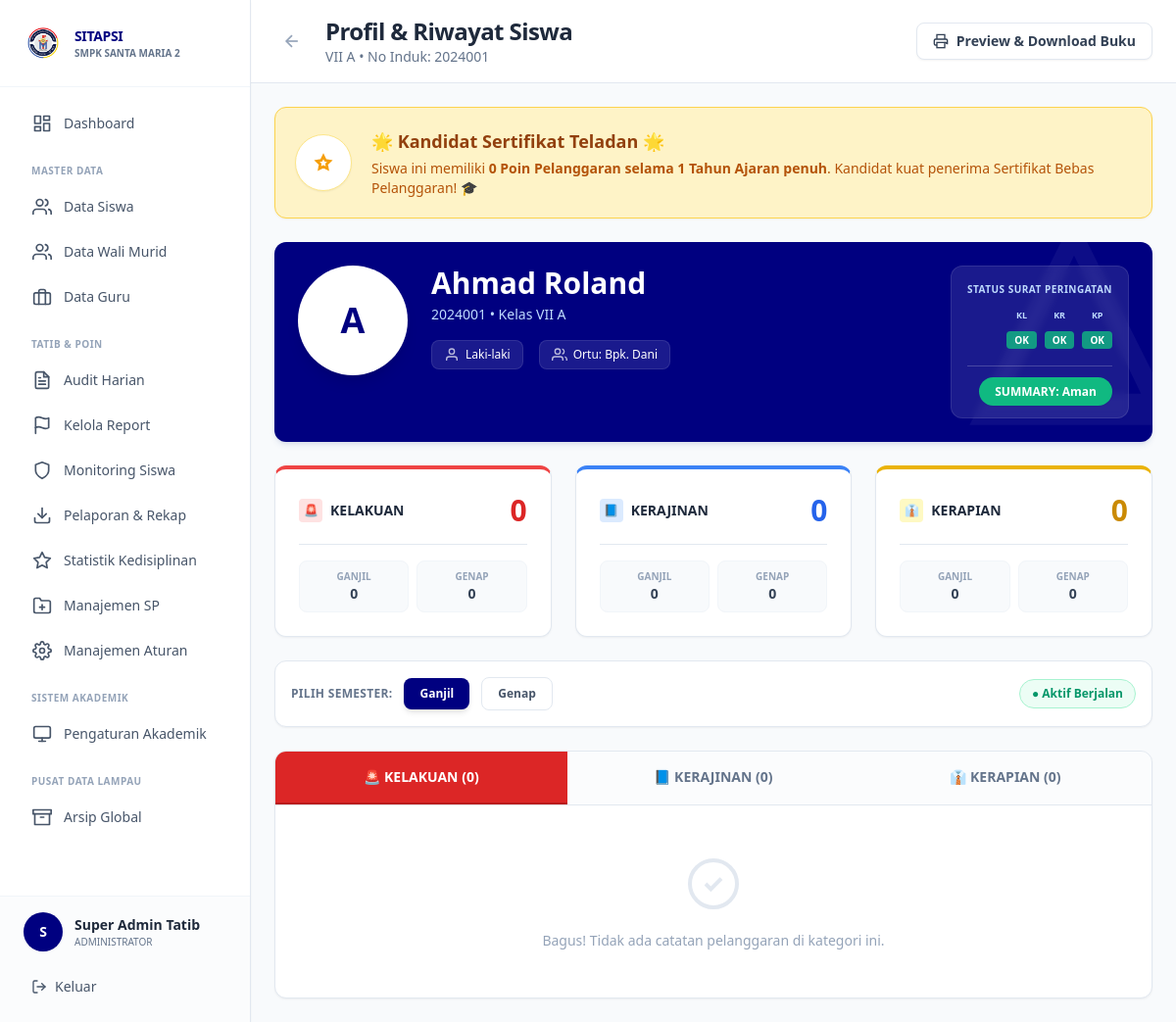
/views/admin/detail_siswa.php?id=2 (signed in), run on the app's committed database.
### tables this page shows
CREATE TABLE `tb_anggota_kelas` (
  `id_anggota` bigint(20) NOT NULL,
  `no_induk` varchar(50) NOT NULL,
  `id_kelas` int(11) NOT NULL,
  `id_tahun` int(11) NOT NULL,
  `poin_kelakuan` int(11) DEFAULT 0,
  `poin_kerajinan` int(11) DEFAULT 0,
  `poin_kerapian` int(11) DEFAULT 0,
  `total_poin_umum` int(11) DEFAULT 0,
  `status_sp_kelakuan` enum('Aman','SP1','SP2','SP3','Sanksi oleh Sekolah') DEFAULT 'Aman',
  `status_sp_kerajinan` enum('Aman','SP1','SP2','SP3','Sanksi oleh Sekolah') DEFAULT 'Aman',
  `status_sp_kerapian` enum('Aman','SP1','SP2','SP3','Sanksi oleh Sekolah') DEFAULT 'Aman',
  `status_sp_terakhir` enum('Aman','SP1','SP2','SP3','Sanksi oleh Sekolah') DEFAULT 'Aman',
  `status_reward` enum('None','Kandidat Reward Semester','Kandidat Sertifikat') DEFAULT 'None'
);

CREATE TABLE `tb_kelas` (
  `id_kelas` int(11) NOT NULL,
  `nama_kelas` varchar(10) NOT NULL,
  `tingkat` int(11) NOT NULL,
  `guru_wali` varchar(100) DEFAULT NULL,
  `status` varchar(20) DEFAULT 'Aman',
  `created_at` timestamp NOT NULL DEFAULT current_timestamp()
);

CREATE TABLE `tb_siswa` (
  `no_induk` varchar(50) NOT NULL,
  `nama_siswa` varchar(100) NOT NULL,
  `jenis_kelamin` enum('L','P') NOT NULL,
  `kota` varchar(100) DEFAULT NULL,
  `tanggal_lahir` date DEFAULT NULL,
  `alamat` text DEFAULT NULL,
  `nama_ayah` varchar(150) DEFAULT NULL,
  `pekerjaan_ayah` varchar(100) DEFAULT NULL,
  `nama_ibu` varchar(150) DEFAULT NULL,
  `pekerjaan_ibu` varchar(100) DEFAULT NULL,
  `no_hp_ortu` varchar(15) DEFAULT NULL,
  `id_ortu` int(11) DEFAULT NULL,
  `status_aktif` enum('Aktif','Lulus','Keluar','Dikeluarkan') DEFAULT 'Aktif',
  `nisn` varchar(20) DEFAULT NULL,
  `parent` varchar(100) DEFAULT NULL,
  `wa` varchar(20) DEFAULT NULL,
  `created_at` timestamp NOT NULL DEFAULT current_timestamp()
);

### views/admin/detail_siswa.php (the view, shortened to what the rows shown need)
<?php
require_once '../../config/database.php';
$id_anggota = $_GET['id'] ?? null;
$siswa = fetchOne("
    SELECT
        s.*,
        a.id_anggota,
        a.poin_kelakuan,
        a.poin_kerajinan,
        a.poin_kerapian,
        a.total_poin_umum,
        a.status_sp_terakhir,
        a.status_sp_kelakuan,
        a.status_sp_kerajinan,
        a.status_sp_kerapian,
        k.nama_kelas,
        k.id_kelas
    FROM tb_anggota_kelas a
    JOIN tb_siswa s ON a.no_induk = s.no_induk
    JOIN tb_kelas k ON a.id_kelas = k.id_kelas
    WHERE a.id_anggota = :id
", ['id' => $id_anggota]);
$card_class = "bg-white border border-[#E2E8F0] rounded-xl shadow-sm";
?>
<!DOCTYPE html>
<html lang="id">
<head>
    <script src="https://cdn.tailwindcss.com"></script>
</head>
<body class="bg-[#F8FAFC]">
<div class="flex h-screen overflow-hidden">
    <?php include '../../includes/sidebar_admin.php'; ?>
    <div class="flex-1 overflow-auto lg:ml-64">
        <div class="bg-white border-b border-[#E2E8F0] px-6 py-4 sticky top-0 z-30 flex items-center justify-between">
            <div class="flex items-center space-x-4">
                <div>
                    <h1 class="text-2xl font-extrabold text-slate-800 tracking-tight">Profil & Riwayat Siswa</h1>
                    <p class="text-sm font-medium text-slate-500"><?= $siswa['nama_kelas'] ?> • No Induk: <?= $siswa['no_induk'] ?></p>
                </div>
            </div>
        </div>
        <div class="p-6 space-y-6 max-w-6xl mx-auto">
            <div class="bg-[#000080] text-white rounded-xl shadow-md shadow-blue-900/10 p-6 relative overflow-hidden">
                <div class="relative z-10 flex flex-col md:flex-row items-center md:items-start space-y-4 md:space-y-0 md:space-x-6">
                    <div class="w-28 h-28 bg-white rounded-full flex items-center justify-center overflow-hidden flex-shrink-0 border-4 border-white/20 shadow-lg">
                        <span class="text-[#000080] font-extrabold text-4xl"><?= strtoupper(substr($siswa['nama_siswa'], 0, 1)) ?></span>
                    </div>
                    <div class="flex-1 text-center md:text-left">
                        <h2 class="text-3xl font-extrabold mb-1"><?= htmlspecialchars($siswa['nama_siswa']) ?></h2>
                        <p class="text-blue-200 font-medium text-sm mb-4"><?= $siswa['no_induk'] ?> • Kelas <?= $siswa['nama_kelas'] ?></p>
                        <div class="flex flex-wrap justify-center md:justify-start gap-4 text-xs font-medium">
                            <span class="bg-white/10 px-3 py-1.5 rounded-lg border border-white/10 flex items-center">
                                <svg class="w-4 h-4 mr-1.5 opacity-70" fill="none" stroke="currentColor" viewBox="0 0 24 24" stroke-width="2"><path d="M20 21v-2a4 4 0 0 0-4-4H8a4 4 0 0 0-4 4v2"></path><circle cx="12" cy="7" r="4"></circle></svg>
                                <?= $siswa['jenis_kelamin'] === 'L' ? 'Laki-laki' : 'Perempuan' ?>
                            </span>
                            <span class="bg-white/10 px-3 py-1.5 rounded-lg border border-white/10 flex items-center">
                                <svg class="w-4 h-4 mr-1.5 opacity-70" fill="none" stroke="currentColor" viewBox="0 0 24 24" stroke-width="2"><path d="M17 21v-2a4 4 0 0 0-4-4H5a4 4 0 0 0-4 4v2"></path><circle cx="9" cy="7" r="4"></circle><path d="M23 21v-2a4 4 0 0 0-3-3.87"></path><path d="M16 3.13a4 4 0 0 1 0 7.75"></path></svg>
                                Ortu: <?= htmlspecialchars($siswa['nama_ayah'] ?? $siswa['nama_ibu'] ?? '-') ?>
                            </span>
                        </div>
                    </div>
                    <div class="mt-6 md:mt-0 w-full md:w-auto bg-white/10 p-4 rounded-xl border border-white/10 backdrop-blur-sm text-center md:text-right">
                        <div class="border-t border-white/20 pt-3">
                            <span class="px-4 py-1.5 rounded-full text-xs font-extrabold shadow-sm <?= $siswa['status_sp_terakhir'] === 'Aman' ? 'bg-emerald-500 text-white' : 'bg-red-500 text-white' ?>">
                                SUMMARY: <?= $siswa['status_sp_terakhir'] ?>
                            </span>
                        </div>
                    </div>
                </div>
            </div>
            <div class="grid grid-cols-1 md:grid-cols-3 gap-6">
                <div class="<?= $card_class ?> p-6 border-t-4 border-t-red-500 hover:shadow-md transition-shadow">
                    <div class="flex items-center justify-between mb-4">
                        <h3 class="font-extrabold text-slate-800 flex items-center text-sm">
                            <span class="w-6 h-6 rounded bg-red-100 text-red-600 flex items-center justify-center mr-2 text-xs">🚨</span> KELAKUAN
                        </h3>
                        <span class="text-3xl font-extrabold text-red-600"><?= $siswa['poin_kelakuan'] ?></span>
                    </div>
                </div>
                <div class="<?= $card_class ?> p-6 border-t-4 border-t-blue-500 hover:shadow-md transition-shadow">
                    <div class="flex items-center justify-between mb-4">
                        <h3 class="font-extrabold text-slate-800 flex items-center text-sm">
                            <span class="w-6 h-6 rounded bg-blue-100 text-blue-600 flex items-center justify-center mr-2 text-xs">📘</span> KERAJINAN
                        </h3>
                        <span class="text-3xl font-extrabold text-blue-600"><?= $siswa['poin_kerajinan'] ?></span>
                    </div>
                </div>
                <div class="<?= $card_class ?> p-6 border-t-4 border-t-yellow-500 hover:shadow-md transition-shadow">
                    <div class="flex items-center justify-between mb-4">
                        <h3 class="font-extrabold text-slate-800 flex items-center text-sm">
                            <span class="w-6 h-6 rounded bg-yellow-100 text-yellow-600 flex items-center justify-center mr-2 text-xs">👔</span> KERAPIAN
                        </h3>
                        <span class="text-3xl font-extrabold text-yellow-600"><?= $siswa['poin_kerapian'] ?></span>
                    </div>
                </div>
            </div>
        </div>
    </div>
</div>
</body>
</html>

### data on the page
tb_anggota_kelas: id_kelas.nama_kelas "VII A", no_induk.no_induk "2024001", no_induk.nama_siswa "A", no_induk.nama_siswa "Ahmad Roland", no_induk.nama_ayah "Bpk. Dani", status_sp_terakhir "Aman", poin_kelakuan "0", poin_kerajinan "0", poin_kerapian "0"

### other printed values
$initial "S"
$user_name "Super Admin Tatib"
$sp['nama'] "KL"
$sp['nama'] "KR"
$sp['nama'] "KP"
$poin_ganjil['kelakuan'] "0"
$poin_genap['kelakuan'] "0"
$poin_ganjil['kerajinan'] "0"
$poin_genap['kerajinan'] "0"
$poin_ganjil['kerapian'] "0"
$poin_genap['kerapian'] "0"
count($pelanggaran_kelakuan) "0"
count($pelanggaran_kerajinan) "0"
count($pelanggaran_kerapian) "0"
